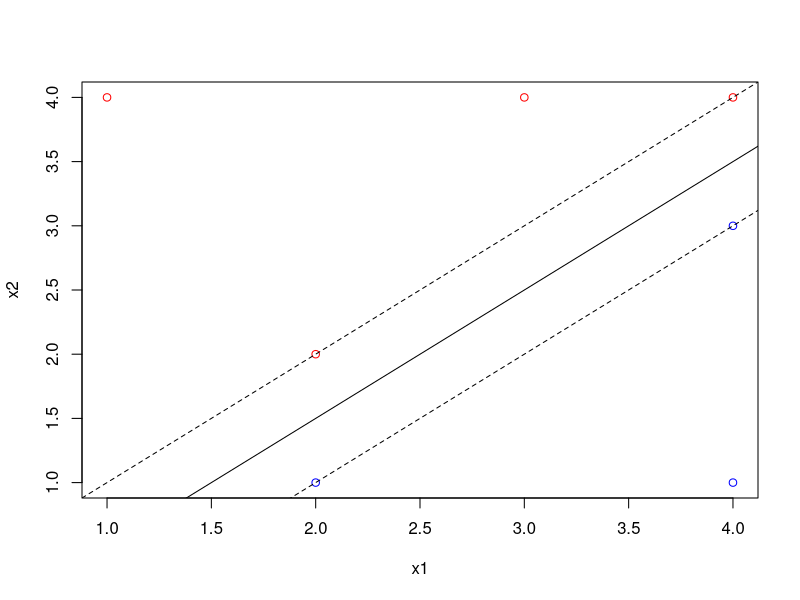
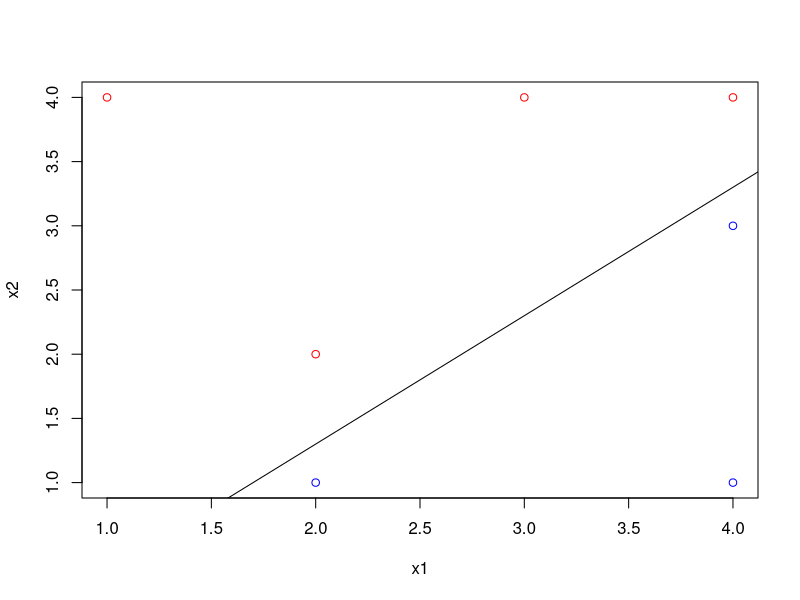
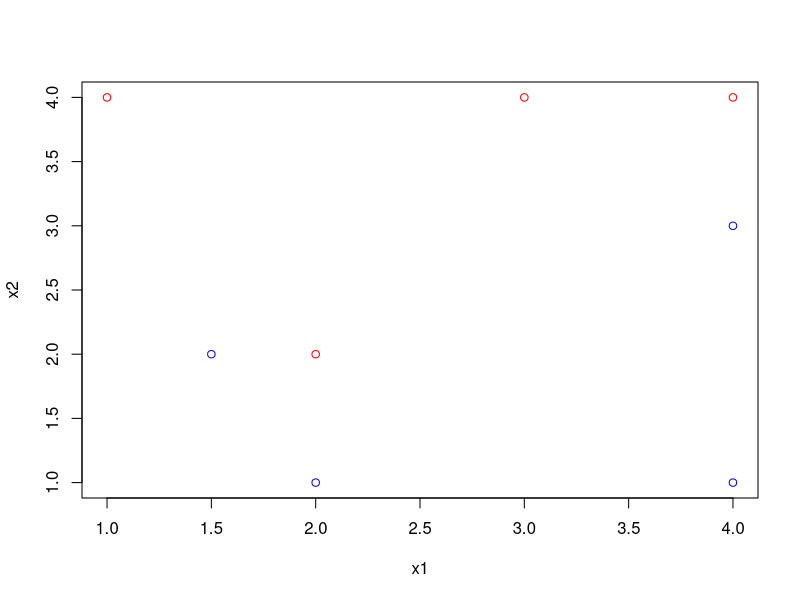

Write the R code that produced these figures, in order.

#-------------------a------------------------------------
x1 = c(3, 2, 4, 1, 2, 4, 4)
x2 = c(4, 2, 4, 4, 1, 3, 1)
y = c("red", "red", "red", "red", "blue", "blue", "blue")
plot(x1, x2, col=y)

#-------------------b------------------------------------
abline(-0.5, 1)

#-------------------d------------------------------------
abline(-1, 1, lty = 2)
abline(0, 1, lty = 2)

#-------------------g------------------------------------
plot(x1, x2, col=y)
abline(-0.7, 1)

#-------------------h------------------------------------
x1 = c(x1, 1.5)
x2 = c(x2, 2)
y = c(y, "blue")
plot(x1, x2, col=y)